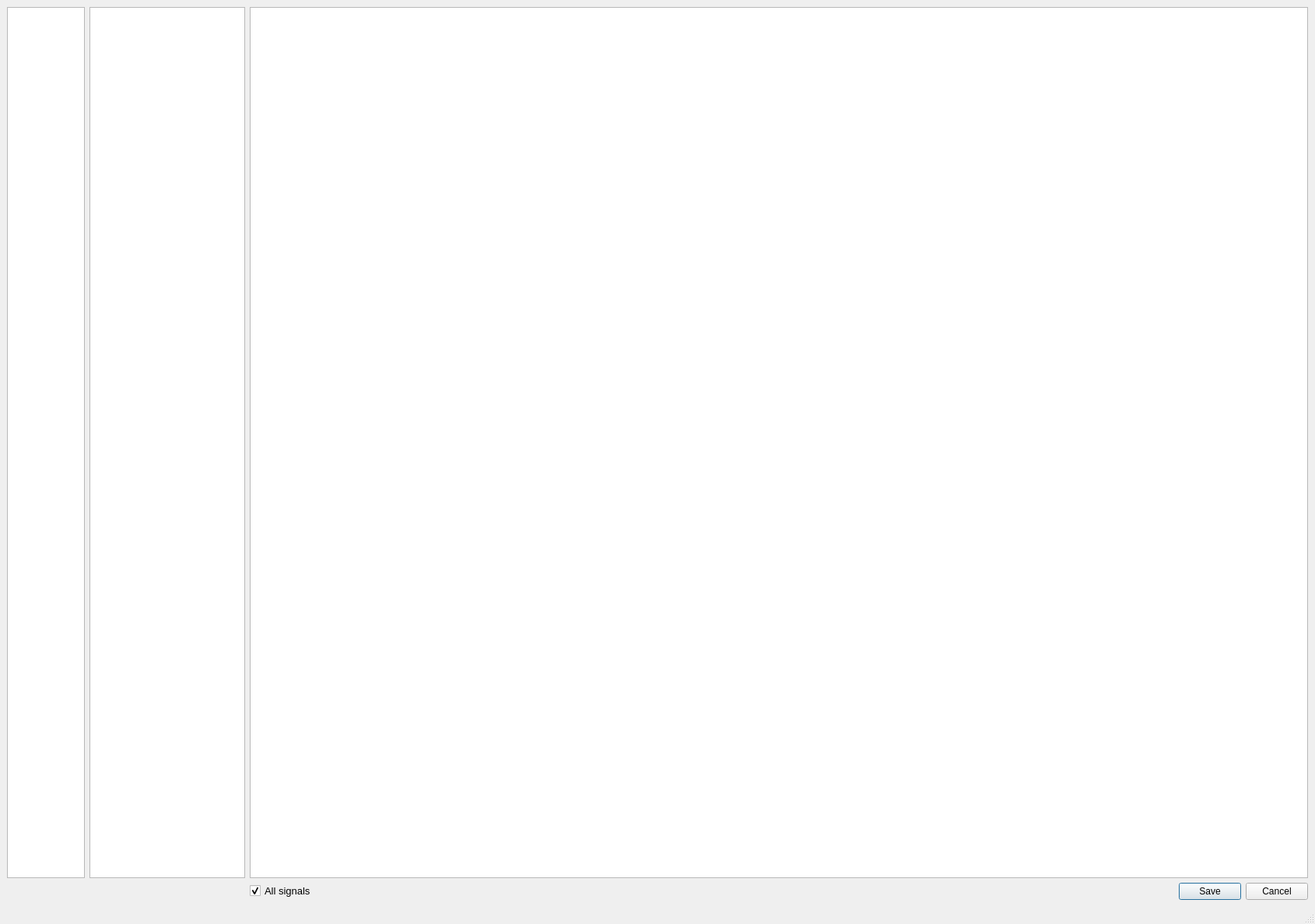
<?xml version="1.0" encoding="UTF-8"?>
<ui version="4.0">
 <class>Channel_Cfg</class>
 <widget class="QMainWindow" name="Channel_Cfg">
  <property name="geometry">
   <rect>
    <x>0</x>
    <y>0</y>
    <width>1690</width>
    <height>1188</height>
   </rect>
  </property>
  <property name="windowTitle">
   <string>MainWindow</string>
  </property>
  <widget class="QWidget" name="centralwidget">
   <layout class="QGridLayout" name="gridLayout">
    <item row="0" column="0">
     <widget class="QListWidget" name="listMdf">
      <property name="maximumSize">
       <size>
        <width>100</width>
        <height>16777215</height>
       </size>
      </property>
      <property name="mouseTracking">
       <bool>true</bool>
      </property>
      <property name="tabletTracking">
       <bool>true</bool>
      </property>
      <property name="acceptDrops">
       <bool>true</bool>
      </property>
     </widget>
    </item>
    <item row="0" column="1">
     <widget class="QListWidget" name="listCg">
      <property name="maximumSize">
       <size>
        <width>200</width>
        <height>16777215</height>
       </size>
      </property>
     </widget>
    </item>
    <item row="0" column="2" colspan="2">
     <widget class="QTableWidget" name="tableChannels"/>
    </item>
    <item row="1" column="2">
     <widget class="QCheckBox" name="dict_All_Sig_Sel">
      <property name="enabled">
       <bool>true</bool>
      </property>
      <property name="font">
       <font>
        <pointsize>10</pointsize>
       </font>
      </property>
      <property name="text">
       <string>All signals</string>
      </property>
      <property name="checked">
       <bool>true</bool>
      </property>
     </widget>
    </item>
    <item row="1" column="3">
     <widget class="QDialogButtonBox" name="Channel_cfg_ButtonBox">
      <property name="standardButtons">
       <set>QDialogButtonBox::Cancel|QDialogButtonBox::Save</set>
      </property>
      <property name="centerButtons">
       <bool>false</bool>
      </property>
     </widget>
    </item>
   </layout>
  </widget>
  <widget class="QMenuBar" name="menubar">
   <property name="geometry">
    <rect>
     <x>0</x>
     <y>0</y>
     <width>1690</width>
     <height>22</height>
    </rect>
   </property>
  </widget>
  <widget class="QStatusBar" name="statusbar"/>
 </widget>
 <resources/>
 <connections/>
</ui>
